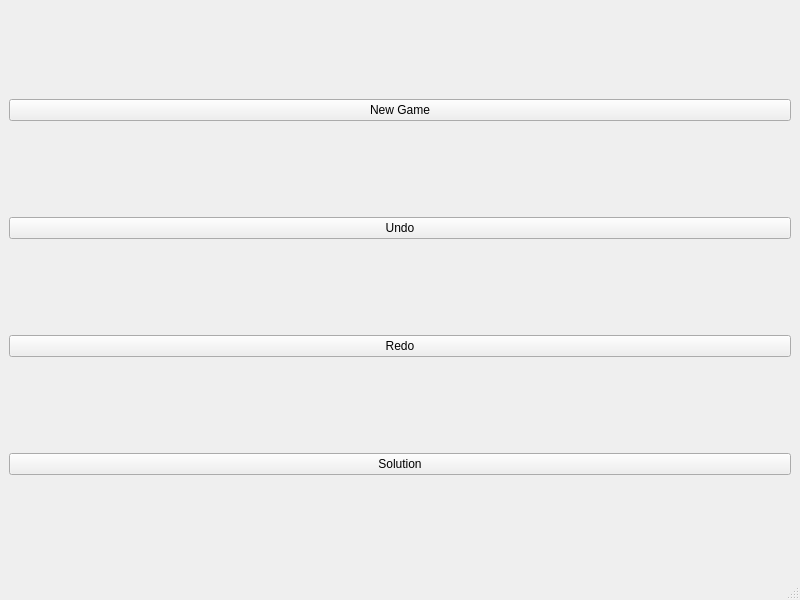
<?xml version="1.0" encoding="UTF-8"?>
<ui version="4.0">
 <class>MainWindow</class>
 <widget class="QMainWindow" name="MainWindow">
  <property name="geometry">
   <rect>
    <x>0</x>
    <y>0</y>
    <width>800</width>
    <height>600</height>
   </rect>
  </property>
  <property name="windowTitle">
   <string>MainWindow</string>
  </property>
  <widget class="QWidget" name="centralwidget">
   <layout class="QGridLayout" name="gridLayout">
    <item row="2" column="0">
     <widget class="QPushButton" name="redoButton">
      <property name="text">
       <string>Redo</string>
      </property>
     </widget>
    </item>
    <item row="0" column="0">
     <widget class="QPushButton" name="newGameButton">
      <property name="text">
       <string>New Game</string>
      </property>
     </widget>
    </item>
    <item row="4" column="0">
     <layout class="QVBoxLayout" name="verticalLayout"/>
    </item>
    <item row="1" column="0">
     <widget class="QPushButton" name="undoButton">
      <property name="text">
       <string>Undo</string>
      </property>
     </widget>
    </item>
    <item row="3" column="0">
     <widget class="QPushButton" name="solutionButton">
      <property name="text">
       <string>Solution</string>
      </property>
     </widget>
    </item>
   </layout>
  </widget>
  <widget class="QMenuBar" name="menubar">
   <property name="geometry">
    <rect>
     <x>0</x>
     <y>0</y>
     <width>800</width>
     <height>21</height>
    </rect>
   </property>
  </widget>
  <widget class="QStatusBar" name="statusbar"/>
 </widget>
 <resources/>
 <connections/>
</ui>
